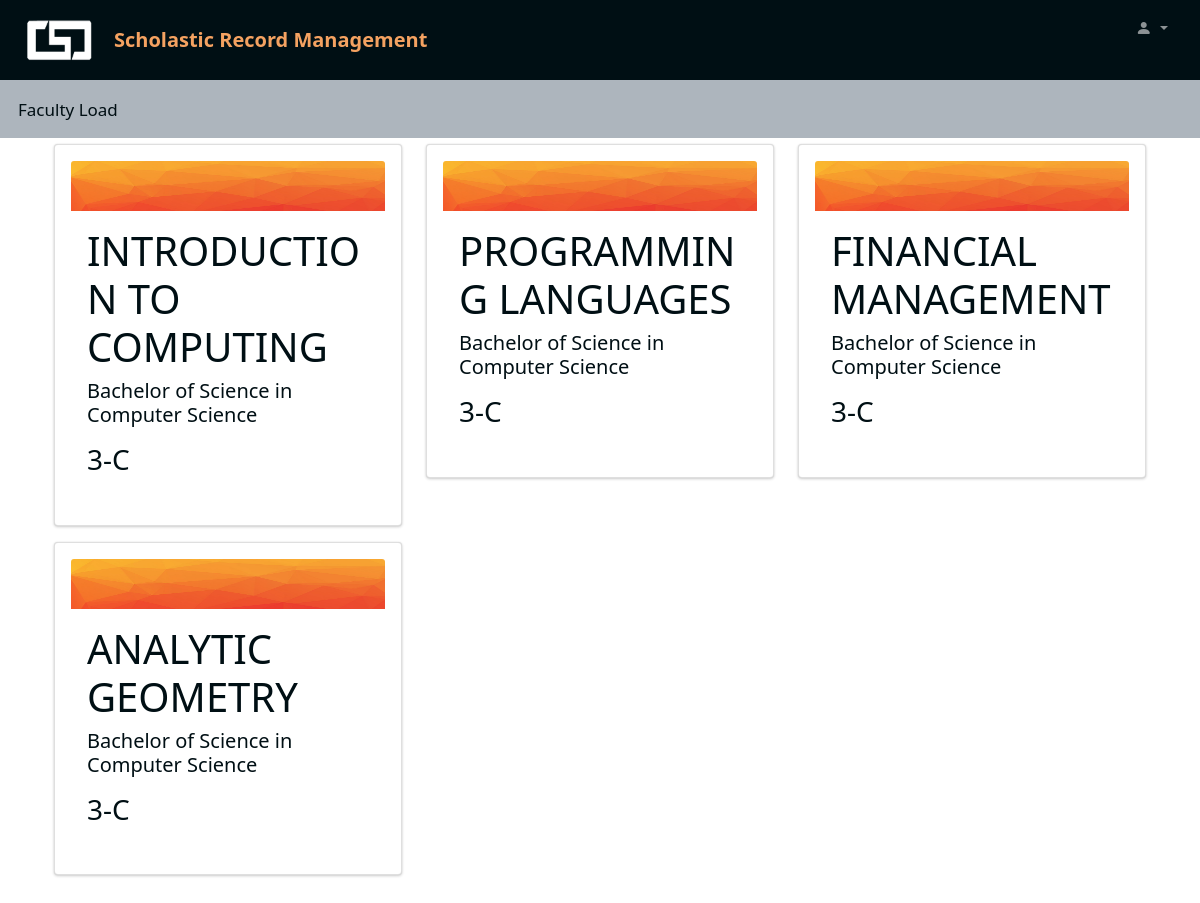
The page /ProfPlatform/home.php?login=success (signed in) on the database its author committed.
### tables this page shows
CREATE TABLE `srms_tblmanagesubcombi` (
  `combi_id` int(11) NOT NULL,
  `class_id` int(60) NOT NULL,
  `sub_id` int(60) NOT NULL,
  `prof_id` varchar(60) NOT NULL,
  `Sem` varchar(60) NOT NULL
);

CREATE TABLE `srms_tblsubject` (
  `sub_id` int(11) NOT NULL,
  `SubjectDescription` varchar(60) NOT NULL,
  `SubjectCode` varchar(60) NOT NULL,
  `Units` int(60) NOT NULL
);

CREATE TABLE `srms_tblclasses` (
  `class_id` int(11) NOT NULL,
  `Course` varchar(60) NOT NULL,
  `Year` int(60) NOT NULL,
  `Section` varchar(60) NOT NULL,
  `syb` int(60) NOT NULL,
  `sye` int(60) NOT NULL
);

### ProfPlatform/home.php (the view, shortened to what this page needs)
<?php
if (isset($_SESSION['uname'])) {
	$profid = $_SESSION['uname'][1];
?>
	<!DOCTYPE html>
	<html lang="en">
	<head>
		<link rel="stylesheet" href="../assets/css/style.css">
		<link rel="stylesheet" href="../node_modules/bootstrap-icons/font/bootstrap-icons.css">
		<link rel="stylesheet" href="https://cdn.datatables.net/1.11.5/css/jquery.dataTables.min.css">
	</head>
	<body>
		<nav class="navbar navbar-expand-lg navbar-dark bg-blue-dark fixed-top">
			<div class="container-fluid">
				<a href="#" class="logo">
					<img src="../assets/image/csd.png" alt="logo image" />
				</a>
				<a class="navbar-brand" href="https://ucc-caloocan.edu.ph/">
					Scholastic Record Management
				</a>
				<div class="collapse navbar-collapse" id="topNavBar">
					<ul class="navbar-nav d-flex ms-auto my-3 my-lg-0">
						<li class="nav-item dropdown">
							<a class="nav-link dropdown-toggle ms-2 mb-4" href="#" role="button" data-bs-toggle="dropdown" aria-expanded="false">
								<i class="bi bi-person-fill"></i>
							</a>
						</li>
					</ul>
				</div>
			</div>
		</nav>
		<div>
			<nav class="navbar navbar-expand-md mb-1 " id="main-bar">
				<div class="collapse navbar-collapse" id="topNavBar">
					<ul class="navbar-nav">
						<li class="nav-item">
							<a href="home.php" class="nav-link">Faculty Load</a>
						</li>
					</ul>
				</div>
			</nav>
		</div>
		<div class="container py-5" id="viewload">
			<div class="row mt-5 pt-5">
				<?php
				include('../includes/dbconn.php');
				$sql = "SELECT * FROM srms_tblmanagesubcombi INNER JOIN srms_tblclasses ON srms_tblmanagesubcombi.class_id = srms_tblclasses.class_id
				INNER JOIN srms_tblsubject ON srms_tblmanagesubcombi.sub_id = srms_tblsubject.sub_id
				WHERE srms_tblmanagesubcombi.prof_id = $profid ";
				$query = mysqli_query($conn, $sql);
				$check_handled = mysqli_num_rows($query);
				if ($check_handled) {
					while ($row = mysqli_fetch_assoc($query)) {
				?>
						<div class="col-md-4">
							<div class="card" id="viewload">
								<div class="card-body">
									<a href="viewload.php?combi_id=<?php echo $row['combi_id']; ?>">
										<img src="../assets/image/bg.jpg" class="card-img-top" alt="..." />
										<div class="card-body">
											<h1 class="card-title"><?php echo $row['SubjectDescription'] ?></h1>
											<h5 class="card-title"><?php echo $row['Course'] ?></h5>
											<p class="card-text">
											<h3 class="card-title"><?php echo $row['Year'] ?>-<?php echo $row['Section'] ?></h3>
											</p>
										</div>
									</a>
								</div>
							</div>
						</div>
				<?php
					}
				} else {
					echo "No Class Adminitered Found";
				}
				?>
			</div>
		</div>
	<?php
} else {
	header("location:loginprof.php");
}
	?>
	</body>
	</html>

### rows shown on the page
srms_tblmanagesubcombi: sub.SubjectDescription "INTRODUCTION TO COMPUTING", class.Course "Bachelor of Science in Computer Science", class.Year "3", class.Section "C"
srms_tblmanagesubcombi: sub.SubjectDescription "PROGRAMMING LANGUAGES", class.Course "Bachelor of Science in Computer Science", class.Year "3", class.Section "C"
srms_tblmanagesubcombi: sub.SubjectDescription "FINANCIAL MANAGEMENT", class.Course "Bachelor of Science in Computer Science", class.Year "3", class.Section "C"
srms_tblmanagesubcombi: sub.SubjectDescription "ANALYTIC GEOMETRY", class.Course "Bachelor of Science in Computer Science", class.Year "3", class.Section "C"
